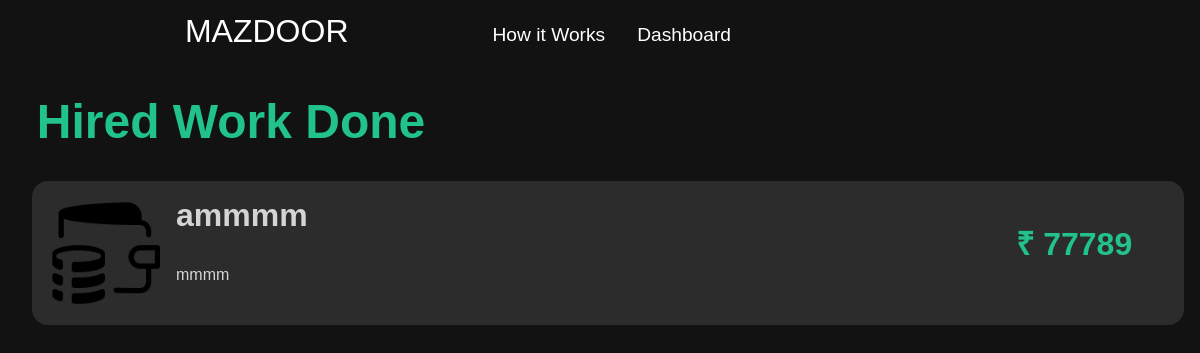
The page /hire_assigned_done.php on the database as committed earlier.
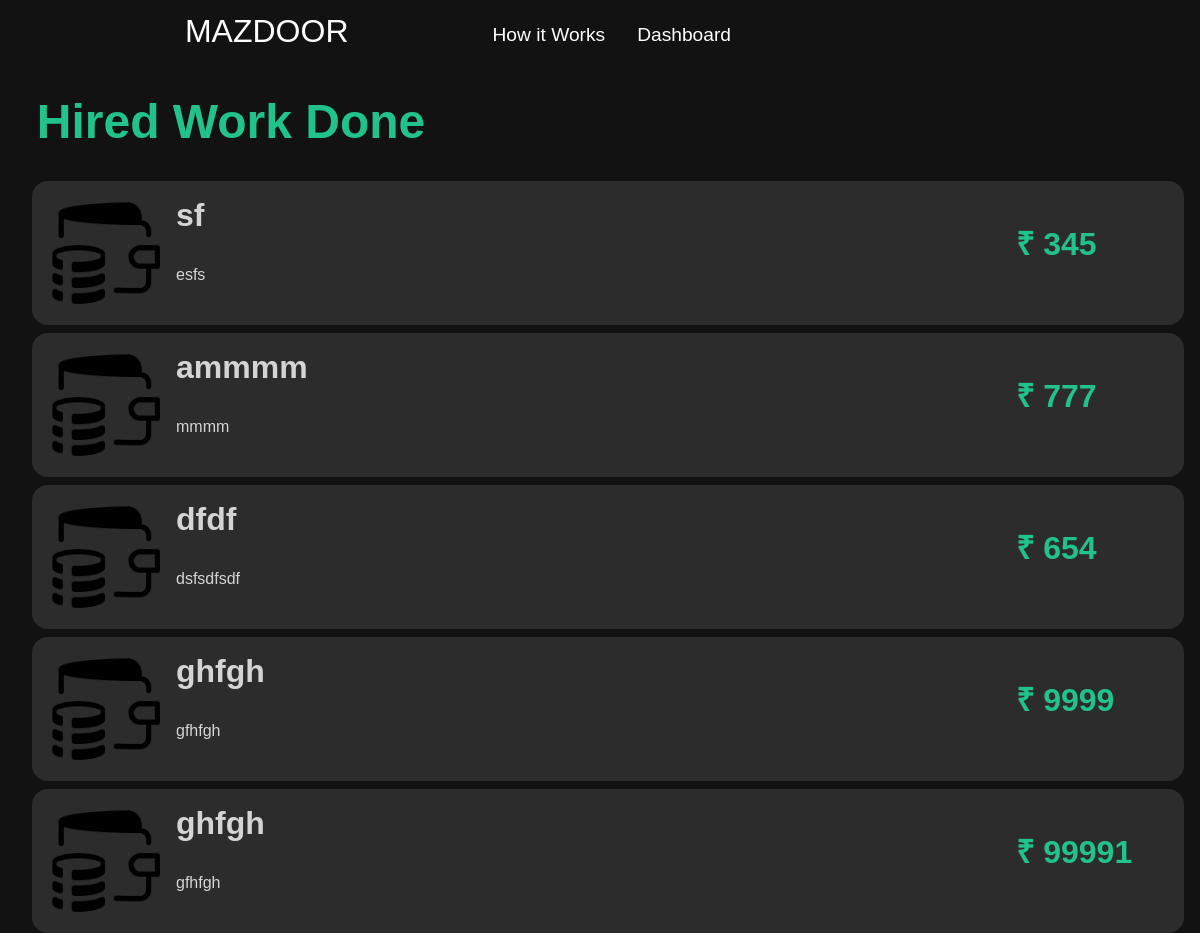
The same page on the database as committed later.
### tables this page shows
CREATE TABLE `requesthire` (
  `requesthireid` int(255) NOT NULL,
  `holdername` varchar(65) NOT NULL,
  `shortdics` varchar(65) NOT NULL,
  `longdics` varchar(255) NOT NULL,
  `mintotal` int(18) NOT NULL,
  `maxtotal` int(18) NOT NULL,
  `category` int(11) NOT NULL,
  `descimg1` varchar(255) NOT NULL,
  `descimg2` varchar(255) NOT NULL,
  `descimg3` varchar(255) NOT NULL,
  `descimg4` varchar(255) NOT NULL,
  `hirework` varchar(255) NOT NULL
);

### hire_assigned_done.php (the view, shortened to what this page needs)
<!DOCTYPE html>
<html lang="en">
<head>
  <link rel="stylesheet" href="css/work_assigned_done.css">
</head>
<body>
  <div class="container">
    <nav class="navbar">
      <div class="logo">
        <a href="index.php" class="logo_link">MAZDOOR</a>
        <ul>
          <li><a href="how_it_works.html">How it Works</a></li>
          <li><a href=" client_dashboard.php">Dashboard</a></li>
        </ul>
      </div>
    </nav>
    <header>Hired Work Done</header>
    <div class="column">
      <?php
      require 'config.php';
      $query = "SELECT * FROM requesthire";
      $query_run = mysqli_query($conn, $query);
      $check_empty = mysqli_num_rows($query_run) > 0;
      if ($check_empty) {
        while ($row = mysqli_fetch_assoc($query_run)) {
          if ($row['hirework'] == 'done') {
            for ($row['hirework'] = 0; $row['hirework'] < 1; $row['hirework']++) {
                    echo "<div class=", "row", ">";
                    echo '<img src=', '"images/paysafely.svg"', 'alt=', "", '>';
                    echo "<div class=", "inner_row", ">";
                    echo "<h1>";
                    echo $row['holdername'];
                    echo "</h1>";
                    echo $row['longdics'];
                    echo "</div>";
                    echo "<h3> ₹ ";
                    echo $row['maxtotal'];
                    echo "</h3>";
                    echo "</div></a>";
              }
            }
            }
          }
        ?>
    </div>
</body>
</html>

### css/work_assigned_done.css (style rules this page uses)
* { margin: 0; padding: 0; box-sizing: border-box; }
html { font-family: "Fjalla One", sans-serif; background: #121212; }
.container { width: 99vw; height: 100vh; }
li { list-style: none; }
a { text-decoration: none; }
.navbar { display: flex; position: relative; justify-content: space-around; padding: 0.5rem 0 0.5rem 0; align-items: center; z-index: 2; background: #121212; }
.logo_link { font-size: 2rem; margin-right: 8rem; color: #ffffff; }
.logo { display: flex; flex-direction: row; align-items: center; transform: translateX(-7rem); }
.logo ul { display: flex; margin-right: 2rem; }
.logo ul li { font-size: 1.2rem; justify-content: space-between; padding: 1rem 1rem 0.5rem 1rem; }
.logo ul li a { color: #ffffff; }
header { width: 99vw; font-size: 3rem; padding-left: 2.3rem; font-weight: bold; margin: 2rem 0; color: #21c28c; }
.row { display: flex; width: 96vw; background: #2d2c2c; margin: 0 0 0.5rem 2rem; border-radius: 1rem; color: #ffffffcc; }
.row img { margin: 0 1rem 0 0; height: 7rem; width: 7rem; margin: 1rem; }
.row h1 { width: 70vw; margin-top: 1rem; }
.row h3 { margin-left: 15rem; margin-right: 12rem; font-size: 2rem; text-align: center; padding-top: 2.5rem; }
.row h3 { color: #21c28c; margin-left: 0; margin-right: 0; }
.inner_row h1 { margin-bottom: 2rem; }

Rows that differ between the two databases and show on the page:
now on this page (row edited): requesthire: holdername "sf", longdics "esfs", maxtotal "345"
changed requesthire "ammmm": maxtotal "77789" → "777"
added requesthire: holdername "dfdf", longdics "dsfsdfsdf", maxtotal "654"
added requesthire: holdername "ghfgh", longdics "gfhfgh", maxtotal "9999"
added requesthire: holdername "ghfgh", longdics "gfhfgh", maxtotal "99991"
